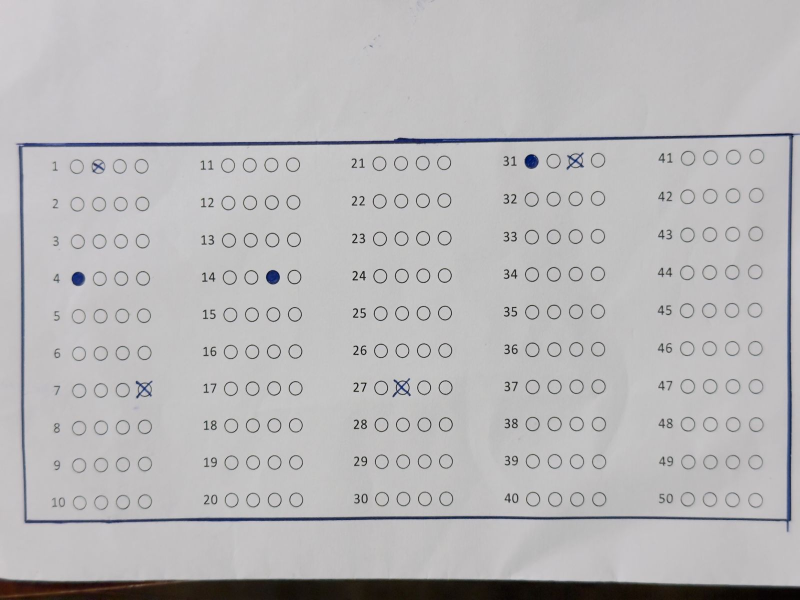
#> input picture test_10.jpeg, 1600 x 1200 px (shown at 1/2 size)
$ python -i reg_detection_shaded.py   (imports and definitions only)
#> lines starting #> are read from the running program, lines starting #| are printed output that depends on the picture; after the words box and inside, x2 and y2 are one past the last pixel; in counts of white or black regions, pixels touching at a corner belong together
#> further down, picture is the input picture: shape (1200, 1600, 3); mean B, G, R 184.5, 183.3, 184.4
import cv2
import numpy as np

import utils

def detect_reg_number(image):

    #Apply threshold
    imgWarpGray=cv2.cvtColor(image,cv2.COLOR_BGR2GRAY)

    _, thresh = cv2.threshold(imgWarpGray, 100, 255, cv2.THRESH_BINARY_INV)
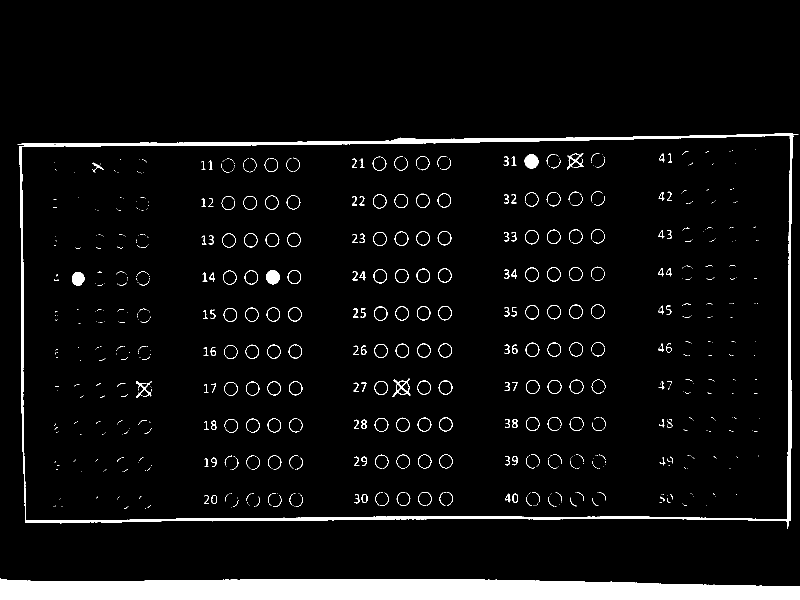
#> thresh: shape (1200, 1600) (shown at 1/2 size); 5.5% white; 739 white regions (501 under 20 px), largest, box (x1, y1, x2, y2) and area: (0, 1157, 1600, 1200) 60168, (35, 267, 1597, 1058) 23678, (1049, 309, 1077, 337) 616

    # Morphological Opening
    kernel_open = cv2.getStructuringElement(cv2.MORPH_RECT, (2, 2))
    erosion =cv2.erode(thresh, kernel_open, iterations=1)
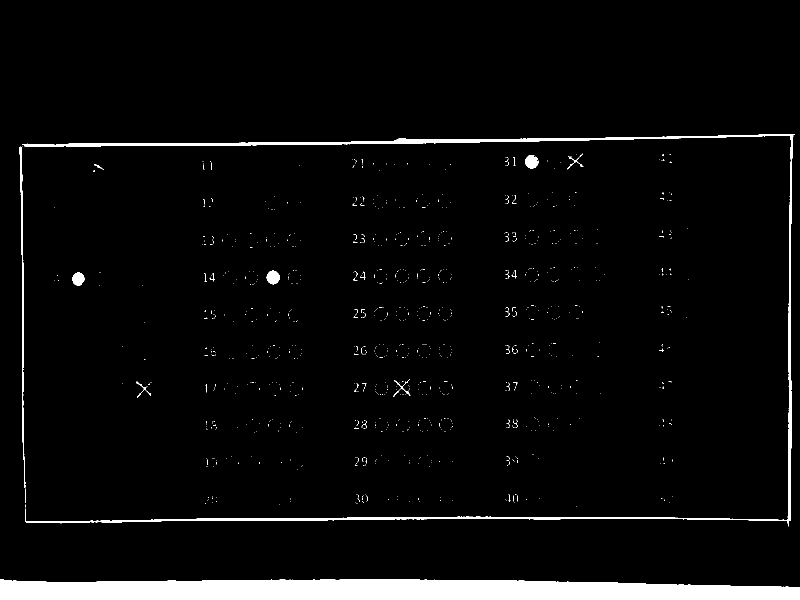
#> erosion: shape (1200, 1600) (shown at 1/2 size); 4.3% white; 945 white regions (927 under 20 px), largest, box (x1, y1, x2, y2) and area: (0, 1158, 1600, 1200) 58531, (44, 268, 1590, 1053) 16912, (39, 293, 51, 976) 1842

    # Crop image: 1% from left/right, 5% from top/bottom
    h, w = erosion.shape
#> h = 1200; w = 1600
    left = int(w * 0.01)
#> left = 16
    right = int(w * 0.99)
#> right = 1584
    top = int(h * 0.05)
#> top = 60
    bottom = int(h * 0.95)
#> bottom = 1140
    erosion = erosion[top:bottom, left:right]
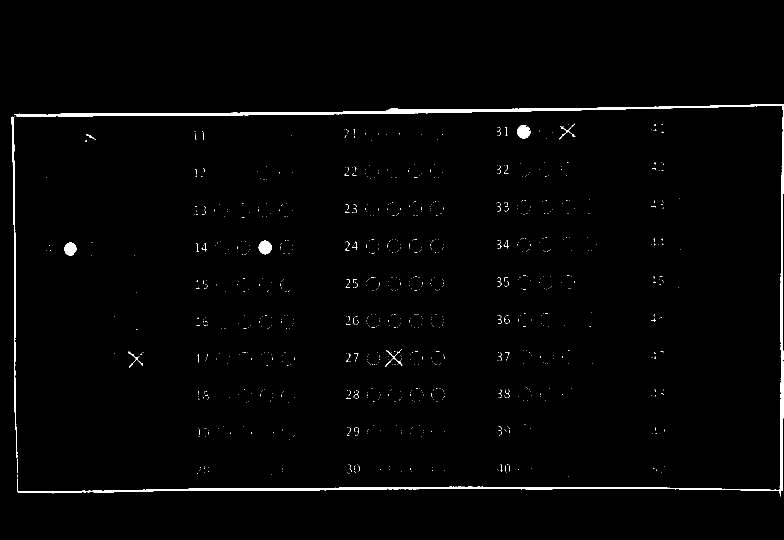
#> erosion: shape (1080, 1568) (shown at 1/2 size); 1.4% white; 944 white regions (927 under 20 px), largest, box (x1, y1, x2, y2) and area: (28, 208, 1568, 993) 16850, (23, 233, 35, 916) 1842, (1034, 250, 1061, 277) 554

    cv2.imshow("Eroded Image", erosion)
    cv2.waitKey(0)
    regNos = "EG_"
    #dived image into 4 equal rows
    rows = np.vsplit(erosion, 4)
#> rows = 4 items
    for r in rows:
        cols = np.hsplit(r, 10)
        #get the maximum white pixel box index of columns
        pixelValues = []
        for box in cols:
             # Crop image: 1% from left/right, 5% from top/bottom
            h, w = box.shape
            left = int(w * 0.1)
            right = int(w * 0.9)
            top = int(h * 0.1)
            bottom = int(h * 0.9)
            box = box[top:bottom, left:right]
            totalPixels = cv2.countNonZero(box)
            print(totalPixels)
            pixelValues.append(totalPixels)

        #add the index of maximum white pixel box to regNos
        maxIndex = np.argmax(pixelValues)
        regNos += str(maxIndex)
#> this loop made 1 pass
#> after the loop, regNos = 'EG_'

    #print the registration number
    print(f"Detected Registration Number: {regNos}")

    return regNos

>>> import cv2
>>> picture = cv2.imread('../test_10.jpeg')
#> (the run stopped early here; a loop or call above may not have finished)

$ run again, on test_11.jpeg
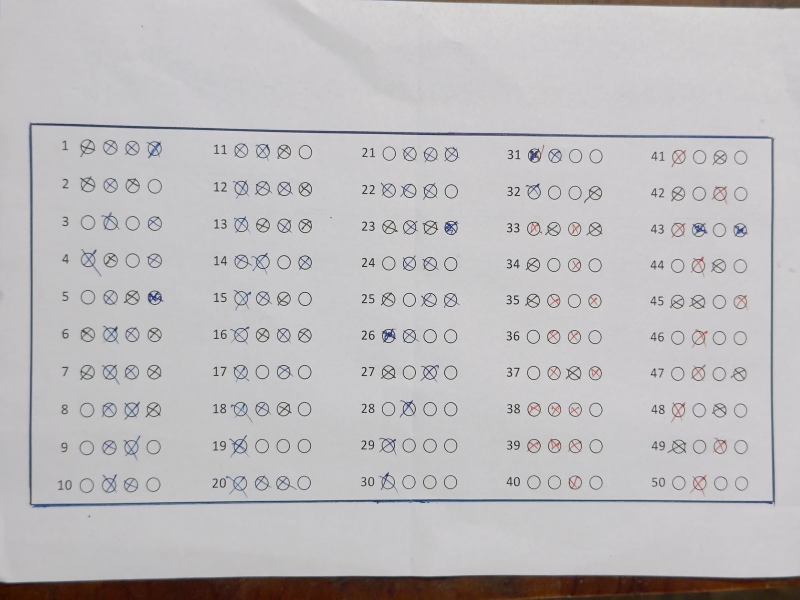
#> input picture test_11.jpeg, 1600 x 1200 px (shown at 1/2 size)
#> picture is the input picture: shape (1200, 1600, 3); mean B, G, R 189.8, 188, 190.1
#> in detect_reg_number, `_, thresh = cv2.threshold(imgWarpGray, 100, 255, cv2.THRESH_BINARY_INV)`:
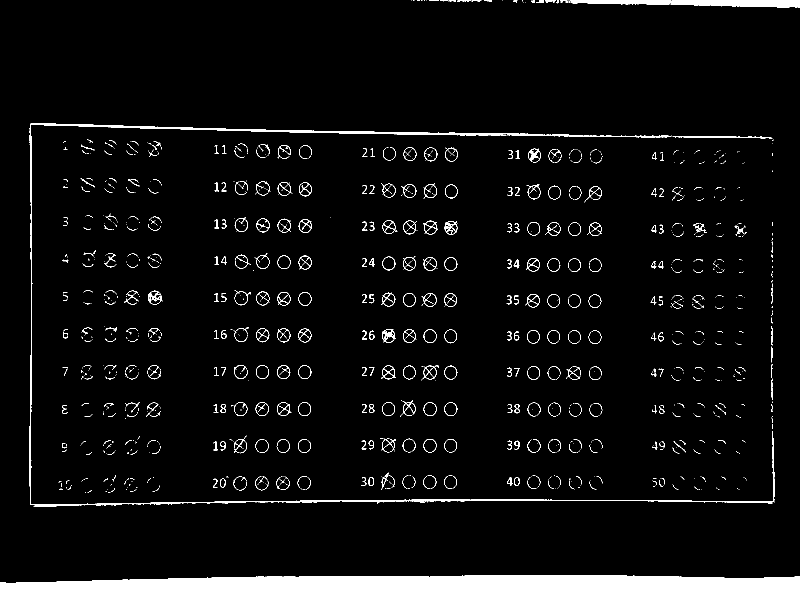
#> thresh: shape (1200, 1600) (shown at 1/2 size); 5.9% white; 1167 white regions (842 under 20 px), largest, box (x1, y1, x2, y2) and area: (0, 1151, 1600, 1200) 72170, (59, 247, 1549, 1014) 10779, (1137, 0, 1600, 16) 4829
#> in detect_reg_number, `erosion = erosion[top:bottom, left:right]`:
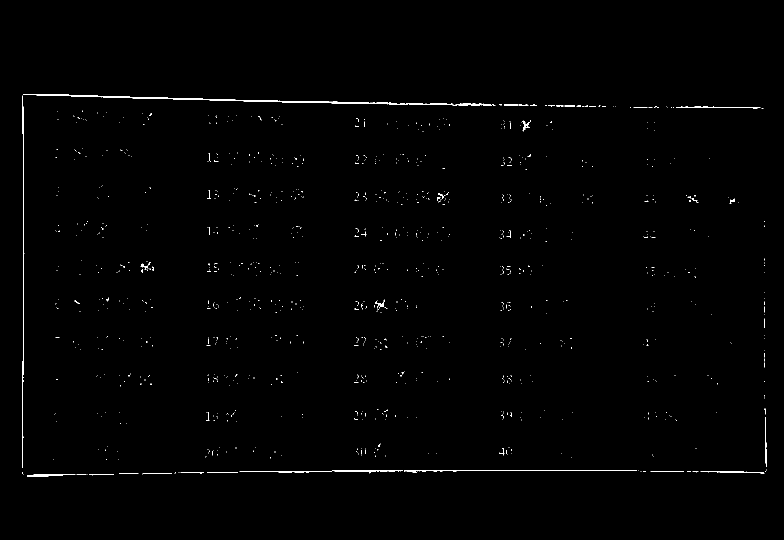
#> erosion: shape (1080, 1568) (shown at 1/2 size); 0.59% white in thin lines or dots, all inside (x1, y1, x2, y2) = (44, 188, 1533, 954)
#> rows = 4 items
#> the loop in detect_reg_number, `for r in rows:` made 1 pass
#> after the loop in detect_reg_number, `for r in rows:`: regNos = 'EG_'

$ run again, on test_12.jpeg
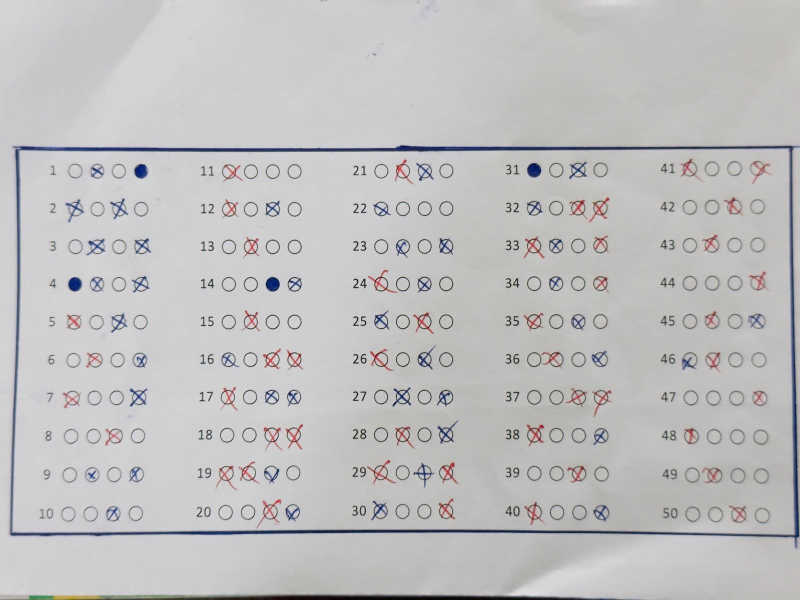
#> input picture test_12.jpeg, 1600 x 1200 px (shown at 1/2 size)
#> picture is the input picture: shape (1200, 1600, 3); mean B, G, R 191.2, 190.8, 191.7
#> in detect_reg_number, `_, thresh = cv2.threshold(imgWarpGray, 100, 255, cv2.THRESH_BINARY_INV)`:
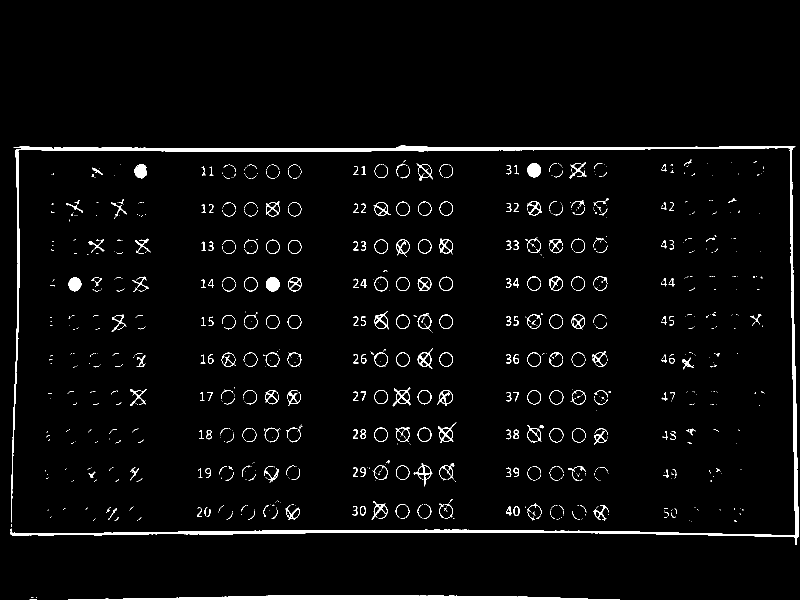
#> thresh: shape (1200, 1600) (shown at 1/2 size); 3% white; 908 white regions (639 under 20 px), largest, box (x1, y1, x2, y2) and area: (21, 291, 1598, 1090) 23395, (136, 1190, 1240, 1200) 6921, (532, 554, 559, 583) 617
#> in detect_reg_number, `erosion = erosion[top:bottom, left:right]`:
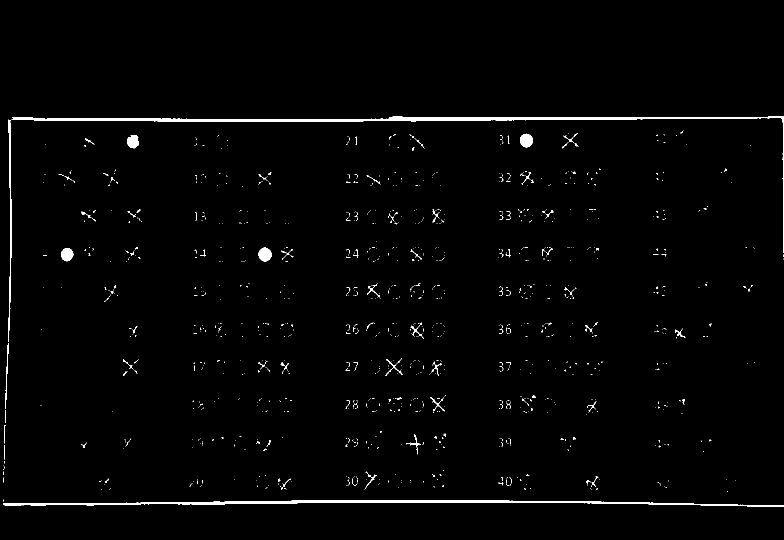
#> erosion: shape (1080, 1568) (shown at 1/2 size); 1.4% white; 1116 white regions (1043 under 20 px), largest, box (x1, y1, x2, y2) and area: (23, 232, 1568, 506) 8080, (6, 1000, 1568, 1014) 5915, (16, 239, 23, 684) 1205
#> rows = 4 items
#> the loop in detect_reg_number, `for r in rows:` made 1 pass
#> after the loop in detect_reg_number, `for r in rows:`: regNos = 'EG_'

$ run again, on test_13.jpeg
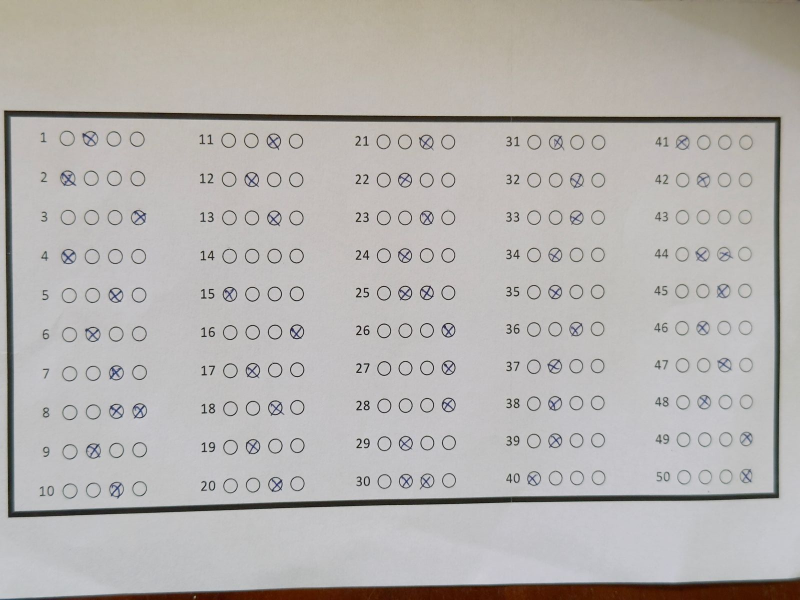
#> input picture test_13.jpeg, 1600 x 1200 px (shown at 1/2 size)
#> picture is the input picture: shape (1200, 1600, 3); mean B, G, R 175.5, 178.2, 181.3
#> in detect_reg_number, `_, thresh = cv2.threshold(imgWarpGray, 100, 255, cv2.THRESH_BINARY_INV)`:
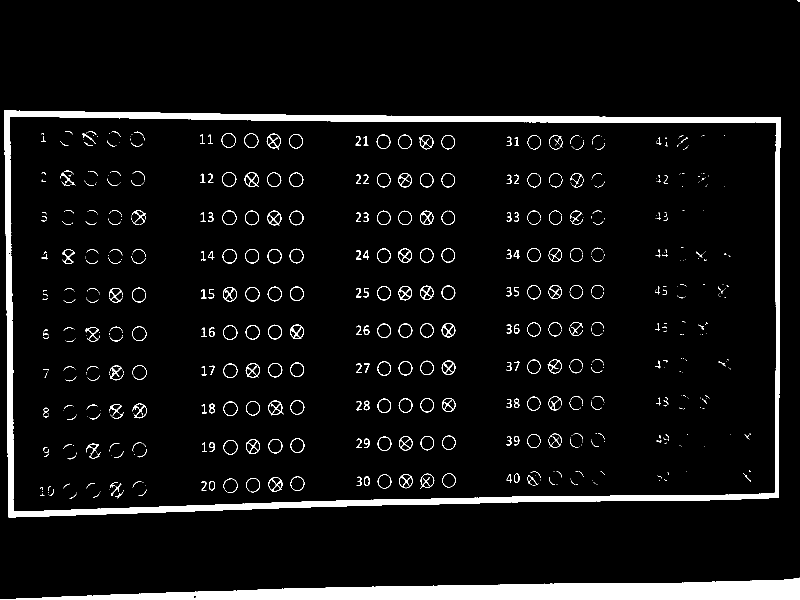
#> thresh: shape (1200, 1600) (shown at 1/2 size); 6.1% white; 664 white regions (369 under 20 px), largest, box (x1, y1, x2, y2) and area: (8, 221, 1561, 1035) 49961, (0, 1155, 1600, 1200) 39630, (580, 649, 608, 678) 269
#> in detect_reg_number, `erosion = erosion[top:bottom, left:right]`:
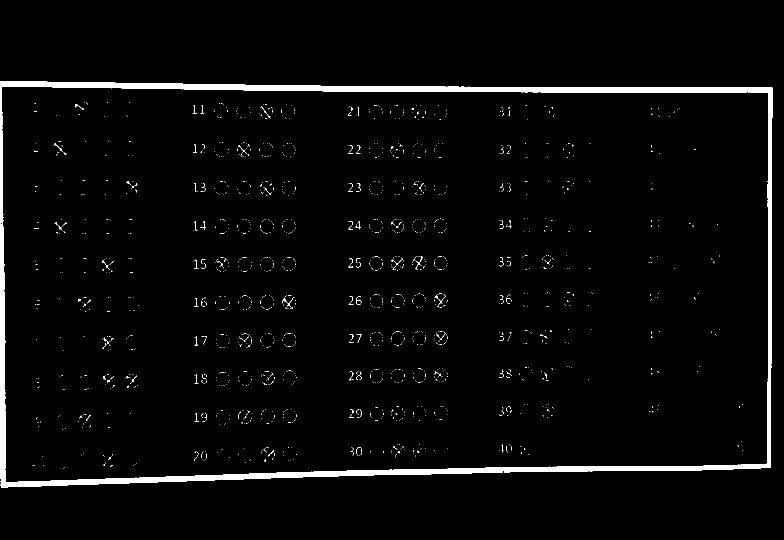
#> erosion: shape (1080, 1568) (shown at 1/2 size); 2.9% white; 1628 white regions (1584 under 20 px), largest, box (x1, y1, x2, y2) and area: (0, 162, 1545, 975) 43428, (565, 595, 586, 614) 73, (830, 513, 846, 539) 62
#> rows = 4 items
#> the loop in detect_reg_number, `for r in rows:` made 1 pass
#> after the loop in detect_reg_number, `for r in rows:`: regNos = 'EG_'
